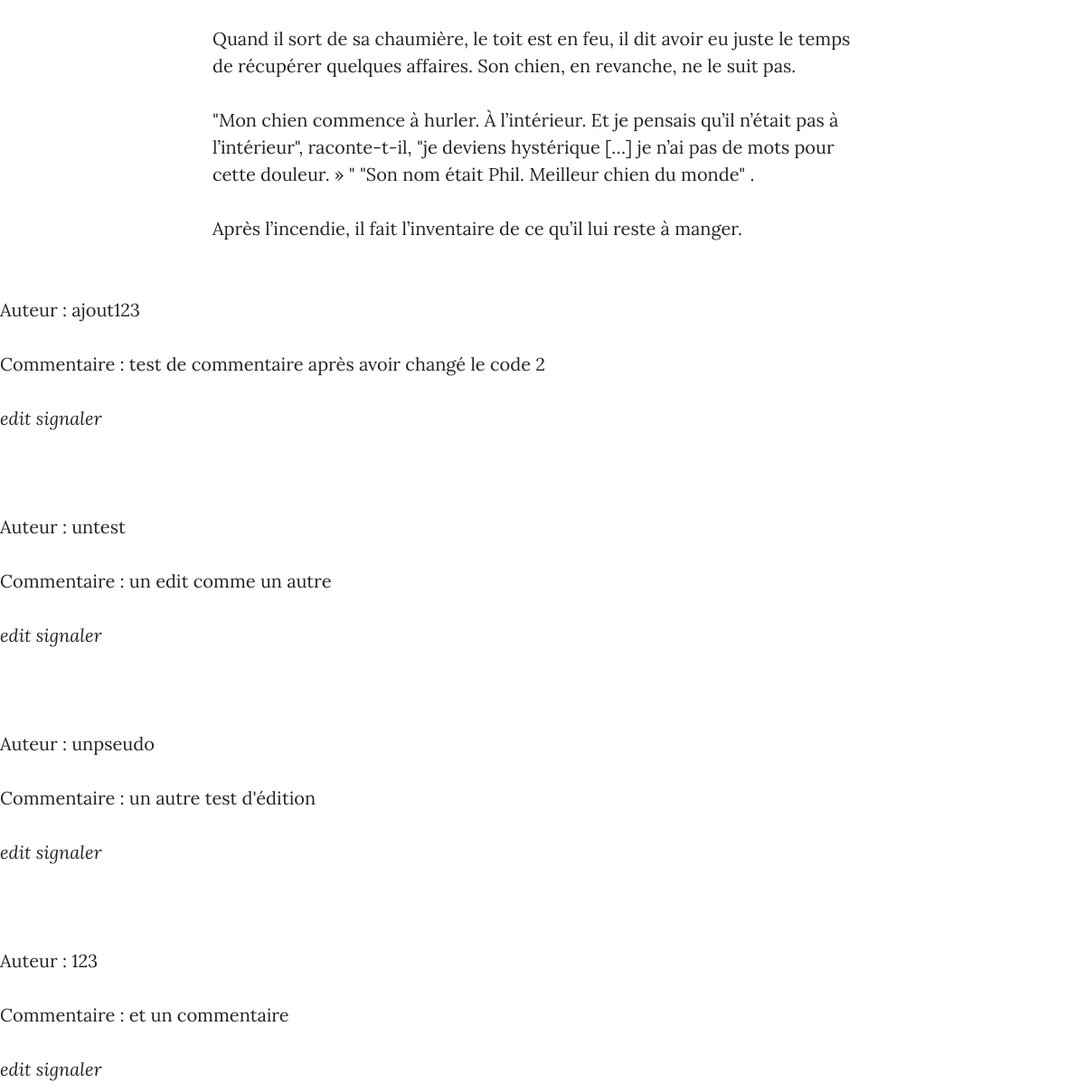
Page /posts.php?action=post&id=1 (middle part) on the earlier database version.
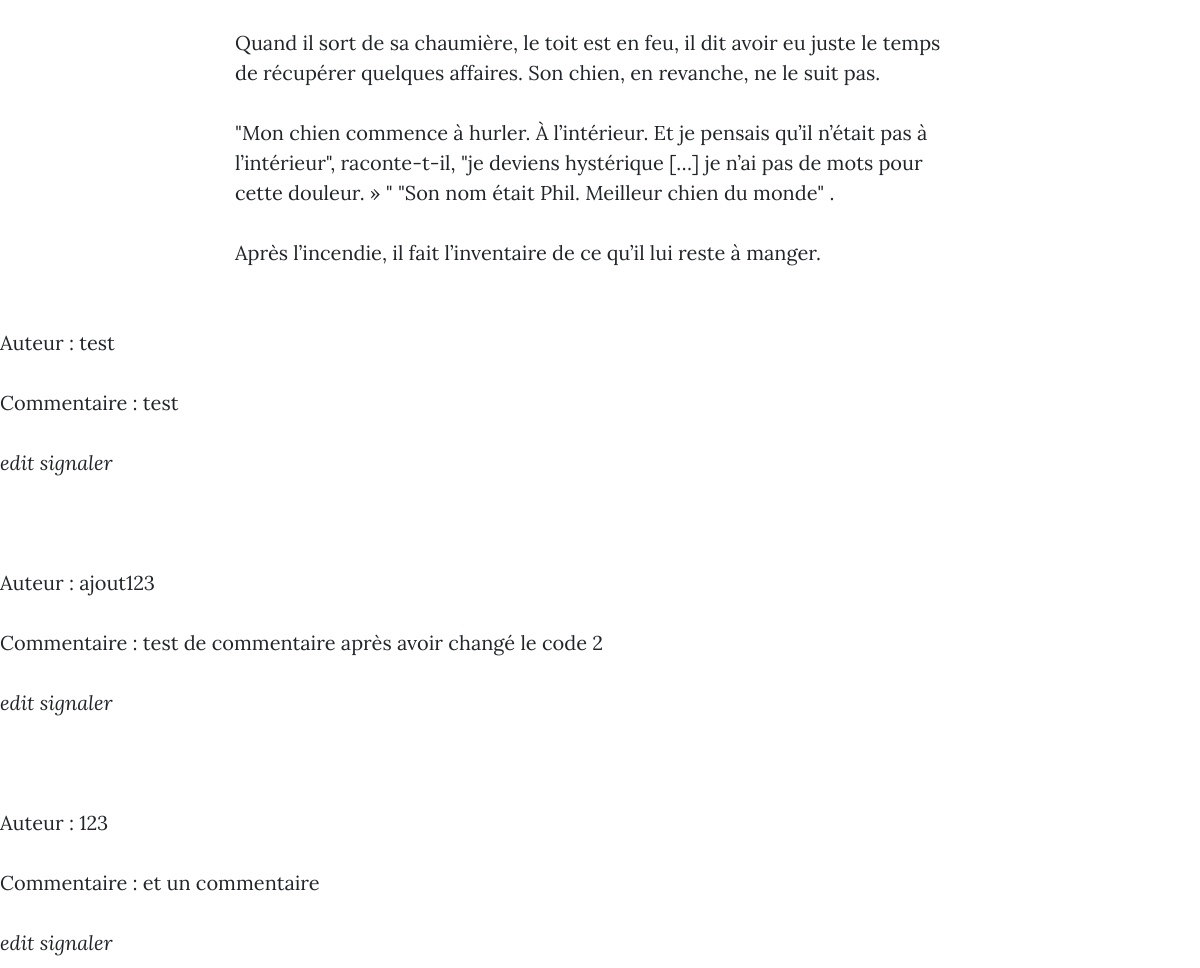
Same page on the later database version.
### tables this page shows
CREATE TABLE IF NOT EXISTS `comments` (
  `id` int(11) NOT NULL AUTO_INCREMENT,
  `author` varchar(11) NOT NULL,
  `content` text NOT NULL,
  `id_post` int(11) NOT NULL,
  `comment_date` datetime NOT NULL,
  `report_tag` int(1) NOT NULL DEFAULT 0,
  PRIMARY KEY (`id`)
);

### controller/frontend.php (called while the page is built, shortened)
<?php
require_once('model/ArticleManager.php');
require_once('model/CommentManager.php');
function post(){
    $commentManager = new CommentManager();
    $postManager = new ArticleManager();
    $singlePost = $postManager->getPost($_GET['id']);
    $comment = $commentManager -> getComments($_GET['id']);
    require("view/frontend/singlePostView.php");
}

### model/ArticleManager.php (called while the page is built, shortened)
<?php
class ArticleManager extends Manager{
    public function getPost($idPost){
        $db = $this -> dbConnect();
        $req = $db -> prepare('SELECT id, author, title, content, DATE_FORMAT(creation_date, \'%d/%m/%Y à %Hh%imin%ss\') AS creation_date_fr FROM posts WHERE id = ?');
        $req -> execute(array($idPost));
        $post = $req ->fetch();
        return $post;
    }
} ?>

### model/CommentManager.php (called while the page is built, shortened)
<?php
class CommentManager extends Manager {
    public function getComments($idPost)
    {
        $db = $this -> dbConnect();
        $req = $db->prepare('SELECT id, author, content, DATE_FORMAT(comment_date, \'%d/%m/%Y à %Hh%imin%ss\') AS comment_date_fr FROM comments WHERE id_post = ? ORDER BY comment_date DESC');
        $req -> execute(array($idPost));
        return $req;
    }
}

### view/frontend/singlePostView.php (the view, shortened to what this page needs)
<div>
    <article>
                <div class="container">
                <div class="row">
                    <div class="col-lg-8 col-md-10 mx-auto">
                        <?= nl2br(htmlspecialchars($singlePost['content'])) ?>
                    </div>
                </div>
                </div>
    </article>
    <?php
    while($comments = $comment -> fetch()){?>
            <div>
            <p>Auteur : <?= htmlspecialchars($comments['author']) ?></p>
            <p>Commentaire : <?= htmlspecialchars($comments['content']) ?></p>
            <em><a href="comments.php?action=editComment&amp;comment_id=<?= $comments['id']?>">edit</a></em>
            <em><a href="comments.php?action=reportComment&amp;comment_id=<?= $comments['id']?>">signaler</a></em>
            </div>
    <?php
    }
    ?>
</div>
<?php require('PostView.php'); ?>

Differences in the rows shown:
removed comments: author "untest", content "un edit comme un autre"
removed comments: author "unpseudo", content "un autre test d'édition"
added comments: author "test", content "test"
